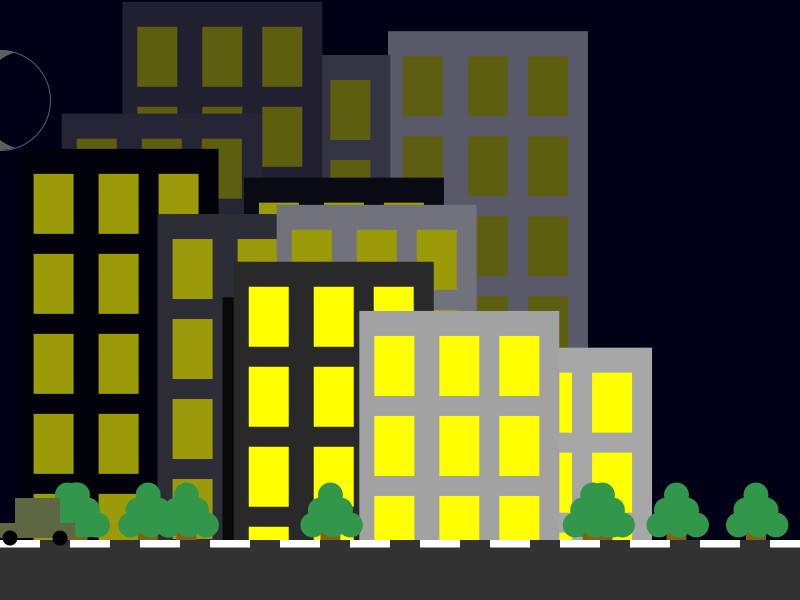
Frame 1 (no input)
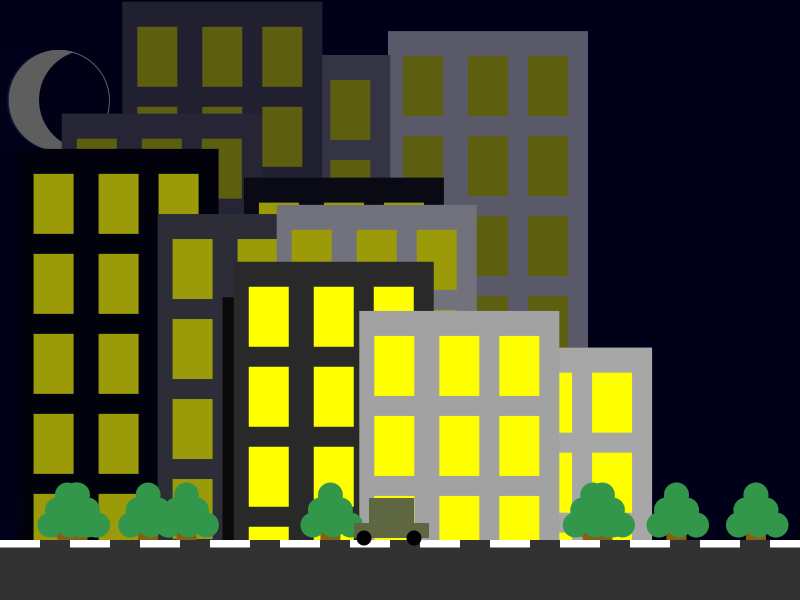
Frame 60 (the mouse pressed at the canvas centre just before this capture)
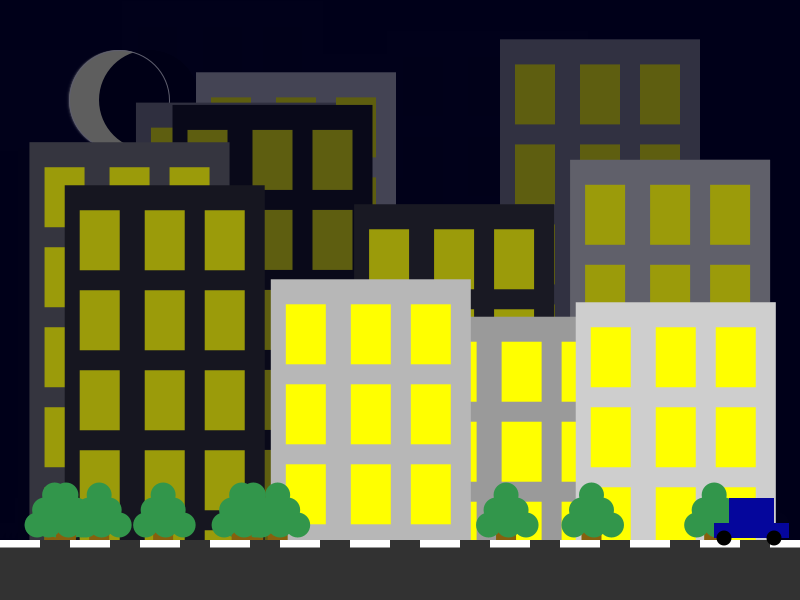
Frame 120 (the mouse held since frame 60 and released just before this capture)

The Processing sketch that drew these frames (run headless with seeded random() and noise(); from frame 60 on, the mouse is pressed at the canvas centre):

// Processing sketch: LandscapeProject
// ── LandscapeProject.pde
PVector[] layer1Pos;
PVector[] layer2Pos;
PVector[] layer3Pos;

PVector[] layer1Colors;
PVector[] layer2Colors;
PVector[] layer3Colors;

float[] trees;

PVector carColor;
float xPos;
float moonPos;
int directionFlip;

int buildingNum;
int treeNum;
void setup() {
  size(800, 600);
  buildingNum = 12;
  treeNum = 10;
  layer1Pos = new PVector[buildingNum/3];
  layer2Pos = new PVector[buildingNum/3];
  layer3Pos = new PVector[buildingNum/3];

  layer1Colors = new PVector[buildingNum/3];
  layer2Colors = new PVector[buildingNum/3];
  layer3Colors = new PVector[buildingNum/3];
  
  trees = new float[treeNum];
  background(0, 0, 15);
  noStroke();
  setBuildings();
  setTrees();
  directionFlip = 2;
}

void draw() {
  drawMoon(moonPos, 100);
  moonPos += 1;
  if (moonPos > width + 50) {
    moonPos = -50;
  }
  
  drawBuildings();
  
  drawTrees();
  
  drawRoad();
  
  drawCar(xPos, height * 8.3/10, 1, color(carColor.x, carColor.y, carColor.z ));
  xPos += 3 * directionFlip;
  if (xPos > width - 55|| xPos < 0) {
    directionFlip *= -1;
  }
}

void drawCar(float x, float y, float s, color cc) {
  pushMatrix();
  translate(x, y);
  scale(s);
  fill(cc);
  pushStyle();
  fill(255, 255, 0);
  rect( 25, 5, 25, 20);
  popStyle();
  rect(15, 0, 45, 40);
  rect(0, 25, 75, 15);
  fill(0);
  circle( 10, 40, 15);
  circle(60, 40, 15);
  popMatrix();
}

void drawMoon(float x, float y) {
  fill(255, 255, 210);
  ellipse(x, y, 100, 100);
  fill(0, 0, 15);
  ellipse(x + 30, y, 100, 100);
  fill(0, 0, 0, 0);
  stroke(255);
  strokeWeight(1);
  ellipse(x, y, 100, 100);
  noStroke();
}

void mousePressed() {
  setBuildings();
  setTrees();
}

void setBuildings() {
  for (int i = 0; i < layer1Pos.length; i++) {
    layer1Pos[i] = new PVector(random(width - 200), random(height/5));
    layer1Colors[i] = new PVector(random(255), random(255), random(255));
  }
  for (int i = 0; i < layer2Pos.length; i++) {
    layer2Pos[i] = new PVector(random(width - 200), random(height/5) + height/5);
    layer2Colors[i] = new PVector(random(255), random(255), random(255));
  }
  for (int i = 0; i < layer3Pos.length; i++) {
    layer3Pos[i] = new PVector(random(width - 200), random(height/5) + (2 * height)/5);
    layer3Colors[i] = new PVector(random(255), random(255), random(255));
  }
  carColor = new PVector(random(255), random(255), random(255));
}

void drawRoad(){
  fill(50);
  rect(0, height * 9/10, width, height);
  for (int i = 0; i < width/60 + 60; i++) {
    fill(255);
    rect(i * 70, height * 9/10, 40, 7.5);
  }
}

void setTrees(){
  for (int i = 0; i < treeNum; i++) {
    trees[i] = random(width);
  }
}

void drawTrees() {
  for (int i = 0; i < treeNum; i++) {
    anikaTree(trees[i], height * 7/8, .5, color(50, 150, 75));
  }
}

void drawBuildings() {
  for (int i = 0; i < layer1Pos.length; i++) {
    fill(layer1Colors[i].x, layer1Colors[i].x, layer1Colors[i].x);
    rect(layer1Pos[i].x, layer1Pos[i].y, 200, height);
    for (int j = 0; j < 10; j++) {
      fill(255, 255, 0);
      rect(layer1Pos[i].x + 15, layer1Pos[i].y + (j * 80) + 25, 40, 60);
      rect(layer1Pos[i].x + 80, layer1Pos[i].y + (j * 80) + 25, 40, 60);
      rect(layer1Pos[i].x + 140, layer1Pos[i].y + (j * 80) + 25, 40, 60);
    }
  }
  fill(0, 0, 25, 100);
  rect(0, 0, width, height);
  for (int i = 0; i < layer2Pos.length; i++) {
    fill(layer2Colors[i].x, layer2Colors[i].x, layer2Colors[i].x);
    rect(layer2Pos[i].x, layer2Pos[i].y, 200, height);
    for (int j = 0; j < 10; j++) {
      fill(255, 255, 0);
      rect(layer2Pos[i].x + 15, layer2Pos[i].y + (j * 80) + 25, 40, 60);
      rect(layer2Pos[i].x + 80, layer2Pos[i].y + (j * 80) + 25, 40, 60);
      rect(layer2Pos[i].x + 140, layer2Pos[i].y + (j * 80) + 25, 40, 60);
    }
  }
  fill(0, 0, 25, 100);
  rect(0, 0, width, height);
  for (int i = 0; i < layer3Pos.length; i++) {
    fill(layer3Colors[i].x, layer3Colors[i].x, layer3Colors[i].x);
    rect(layer3Pos[i].x, layer3Pos[i].y, 200, height);
    for (int j = 0; j < 10; j++) {
      fill(255, 255, 0);
      rect(layer3Pos[i].x + 15, layer3Pos[i].y + (j * 80) + 25, 40, 60);
      rect(layer3Pos[i].x + 80, layer3Pos[i].y + (j * 80) + 25, 40, 60);
      rect(layer3Pos[i].x + 140, layer3Pos[i].y + (j * 80) + 25, 40, 60);
    }
  }
}

void anikaTree(float x, float y, float sz, color c) {
    pushMatrix();
    pushStyle();
    translate(x, y);
    scale(sz);
    noStroke();
    fill(134, 96, 14);
    rect(0, 0, 40, 100);
    fill(c);
    ellipse(0 -15, 0, 50, 50);
    ellipse(0 +25, 0, 50, 50);
    ellipse(0, 0 - 30, 50, 50);
    ellipse(0 + 40, 0 - 30, 50, 50);
    ellipse(0 + 60, 0, 50, 50);
    ellipse(0 + 20, 0 - 60, 50, 50);
    popStyle();
    popMatrix();
  }

  
